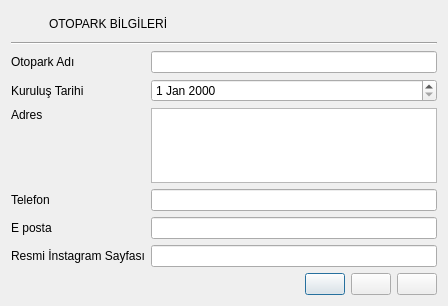
<?xml version="1.0" encoding="UTF-8"?>
<ui version="4.0">
 <class>OOOtoparkBilgilerFormu</class>
 <widget class="QDialog" name="OOOtoparkBilgilerFormu">
  <property name="geometry">
   <rect>
    <x>0</x>
    <y>0</y>
    <width>448</width>
    <height>306</height>
   </rect>
  </property>
  <property name="windowTitle">
   <string>Dialog</string>
  </property>
  <property name="styleSheet">
   <string notr="true">QLabel {
	font: 10pt &quot;Cambria&quot;;
}

QLabel#lblBaslik {
 font: bold 14pt &quot;Cambria&quot;;
}

QLabel#lblSimge {
 qproperty-pixmap: url(:/simgeler/Simgeler/otopark.png);
}

QDateEdit {
 qproperty-displayFormat: 'dd.MM.yyyy';
 qproperty-calendarPopup: true;
}

QPushButton#btnKaydet {
 qproperty-text: 'Kaydet';
 qproperty-icon: url(:/simgeler/Simgeler/kaydet.png);
 qproperty-default: true;
}

QPushButton#btnTemizle {
 qproperty-text: 'Temizle';
 qproperty-icon: url(:/simgeler/Simgeler/temizle.png);
}

QPushButton#btnIptal {
 qproperty-text: 'İptal';
 qproperty-icon: url(:/simgeler/Simgeler/iptal.png);
}
</string>
  </property>
  <layout class="QVBoxLayout" name="verticalLayout">
   <item>
    <layout class="QHBoxLayout" name="horizontalLayout_2">
     <item>
      <widget class="QLabel" name="lblSimge">
       <property name="maximumSize">
        <size>
         <width>32</width>
         <height>32</height>
        </size>
       </property>
       <property name="text">
        <string/>
       </property>
      </widget>
     </item>
     <item>
      <widget class="QLabel" name="lblBaslik">
       <property name="text">
        <string>OTOPARK BİLGİLERİ</string>
       </property>
      </widget>
     </item>
    </layout>
   </item>
   <item>
    <widget class="Line" name="line">
     <property name="orientation">
      <enum>Qt::Horizontal</enum>
     </property>
    </widget>
   </item>
   <item>
    <layout class="QGridLayout" name="gridLayout" rowstretch="1,0,0,0,0,0">
     <item row="0" column="0">
      <widget class="QLabel" name="lblOtaparkAdi">
       <property name="text">
        <string>Otopark Adı</string>
       </property>
      </widget>
     </item>
     <item row="3" column="0">
      <widget class="QLabel" name="lblTelefon">
       <property name="text">
        <string>Telefon</string>
       </property>
      </widget>
     </item>
     <item row="2" column="0">
      <widget class="QLabel" name="lblAdres">
       <property name="text">
        <string>Adres</string>
       </property>
       <property name="alignment">
        <set>Qt::AlignLeading|Qt::AlignLeft|Qt::AlignTop</set>
       </property>
      </widget>
     </item>
     <item row="0" column="1">
      <widget class="QLineEdit" name="leOtaparkAdi"/>
     </item>
     <item row="1" column="0">
      <widget class="QLabel" name="lblKurulusTarihi">
       <property name="text">
        <string>Kuruluş Tarihi</string>
       </property>
      </widget>
     </item>
     <item row="4" column="1">
      <widget class="QLineEdit" name="leEposta"/>
     </item>
     <item row="5" column="1">
      <widget class="QLineEdit" name="leInstagram"/>
     </item>
     <item row="5" column="0">
      <widget class="QLabel" name="lblinstagram">
       <property name="text">
        <string>Resmi İnstagram Sayfası</string>
       </property>
      </widget>
     </item>
     <item row="2" column="1">
      <widget class="QPlainTextEdit" name="pteAdres">
       <property name="minimumSize">
        <size>
         <width>0</width>
         <height>75</height>
        </size>
       </property>
       <property name="maximumSize">
        <size>
         <width>16777215</width>
         <height>75</height>
        </size>
       </property>
      </widget>
     </item>
     <item row="4" column="0">
      <widget class="QLabel" name="lblEposta">
       <property name="text">
        <string>E posta</string>
       </property>
      </widget>
     </item>
     <item row="1" column="1">
      <widget class="QDateEdit" name="deKurulusTarihi"/>
     </item>
     <item row="3" column="1">
      <widget class="QLineEdit" name="leTelefon"/>
     </item>
    </layout>
   </item>
   <item>
    <layout class="QHBoxLayout" name="horizontalLayout">
     <item>
      <spacer name="horizontalSpacer">
       <property name="orientation">
        <enum>Qt::Horizontal</enum>
       </property>
       <property name="sizeHint" stdset="0">
        <size>
         <width>40</width>
         <height>20</height>
        </size>
       </property>
      </spacer>
     </item>
     <item>
      <widget class="QPushButton" name="btnKaydet"/>
     </item>
     <item>
      <widget class="QPushButton" name="btnTemizle"/>
     </item>
     <item>
      <widget class="QPushButton" name="btnIptal"/>
     </item>
    </layout>
   </item>
  </layout>
 </widget>
 <resources/>
 <connections>
  <connection>
   <sender>btnKaydet</sender>
   <signal>clicked()</signal>
   <receiver>OOOtoparkBilgilerFormu</receiver>
   <slot>accept()</slot>
   <hints>
    <hint type="sourcelabel">
     <x>262</x>
     <y>433</y>
    </hint>
    <hint type="destinationlabel">
     <x>17</x>
     <y>435</y>
    </hint>
   </hints>
  </connection>
  <connection>
   <sender>btnIptal</sender>
   <signal>clicked()</signal>
   <receiver>OOOtoparkBilgilerFormu</receiver>
   <slot>reject()</slot>
   <hints>
    <hint type="sourcelabel">
     <x>435</x>
     <y>434</y>
    </hint>
    <hint type="destinationlabel">
     <x>58</x>
     <y>441</y>
    </hint>
   </hints>
  </connection>
  <connection>
   <sender>leOtaparkAdi</sender>
   <signal>textChanged(QString)</signal>
   <receiver>OOOtoparkBilgilerFormu</receiver>
   <slot>DegisiklikYapildi()</slot>
   <hints>
    <hint type="sourcelabel">
     <x>172</x>
     <y>88</y>
    </hint>
    <hint type="destinationlabel">
     <x>31</x>
     <y>450</y>
    </hint>
   </hints>
  </connection>
  <connection>
   <sender>deKurulusTarihi</sender>
   <signal>dateChanged(QDate)</signal>
   <receiver>OOOtoparkBilgilerFormu</receiver>
   <slot>DegisiklikYapildi()</slot>
   <hints>
    <hint type="sourcelabel">
     <x>258</x>
     <y>135</y>
    </hint>
    <hint type="destinationlabel">
     <x>73</x>
     <y>445</y>
    </hint>
   </hints>
  </connection>
  <connection>
   <sender>pteAdres</sender>
   <signal>textChanged()</signal>
   <receiver>OOOtoparkBilgilerFormu</receiver>
   <slot>DegisiklikYapildi()</slot>
   <hints>
    <hint type="sourcelabel">
     <x>191</x>
     <y>193</y>
    </hint>
    <hint type="destinationlabel">
     <x>86</x>
     <y>454</y>
    </hint>
   </hints>
  </connection>
  <connection>
   <sender>leTelefon</sender>
   <signal>textChanged(QString)</signal>
   <receiver>OOOtoparkBilgilerFormu</receiver>
   <slot>DegisiklikYapildi()</slot>
   <hints>
    <hint type="sourcelabel">
     <x>154</x>
     <y>279</y>
    </hint>
    <hint type="destinationlabel">
     <x>209</x>
     <y>451</y>
    </hint>
   </hints>
  </connection>
  <connection>
   <sender>leEposta</sender>
   <signal>textChanged(QString)</signal>
   <receiver>OOOtoparkBilgilerFormu</receiver>
   <slot>DegisiklikYapildi()</slot>
   <hints>
    <hint type="sourcelabel">
     <x>231</x>
     <y>326</y>
    </hint>
    <hint type="destinationlabel">
     <x>133</x>
     <y>430</y>
    </hint>
   </hints>
  </connection>
  <connection>
   <sender>leInstagram</sender>
   <signal>textChanged(QString)</signal>
   <receiver>OOOtoparkBilgilerFormu</receiver>
   <slot>DegisiklikYapildi()</slot>
   <hints>
    <hint type="sourcelabel">
     <x>143</x>
     <y>375</y>
    </hint>
    <hint type="destinationlabel">
     <x>32</x>
     <y>405</y>
    </hint>
   </hints>
  </connection>
 </connections>
 <slots>
  <slot>DegisiklikYapildi()</slot>
 </slots>
</ui>
